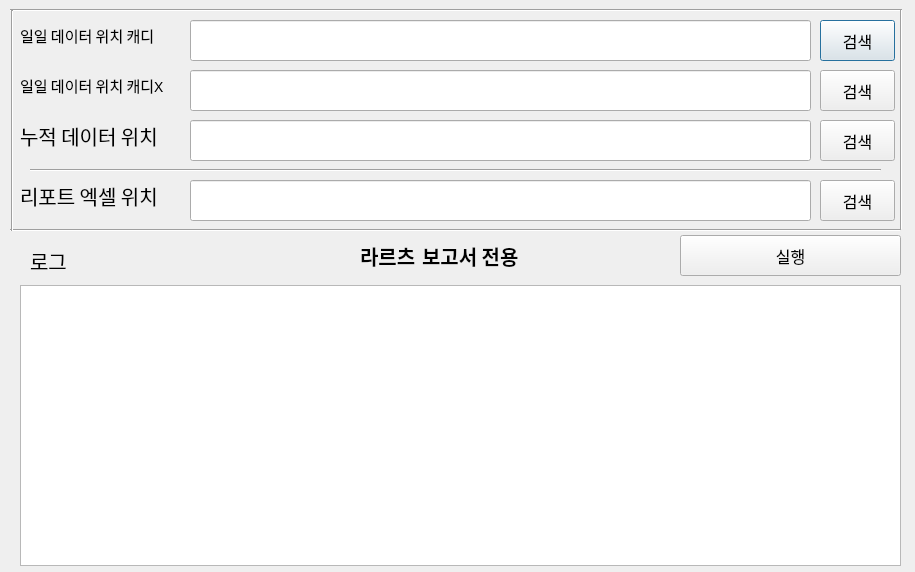
<?xml version="1.0" encoding="UTF-8"?>
<ui version="4.0">
 <class>Dialog</class>
 <widget class="QDialog" name="Dialog">
  <property name="geometry">
   <rect>
    <x>0</x>
    <y>0</y>
    <width>915</width>
    <height>572</height>
   </rect>
  </property>
  <property name="windowTitle">
   <string>Dialog</string>
  </property>
  <widget class="QPushButton" name="btn_search_excel_1">
   <property name="geometry">
    <rect>
     <x>820</x>
     <y>20</y>
     <width>75</width>
     <height>41</height>
    </rect>
   </property>
   <property name="font">
    <font>
     <pointsize>12</pointsize>
    </font>
   </property>
   <property name="text">
    <string>검색</string>
   </property>
  </widget>
  <widget class="QLineEdit" name="lineEdit_excel_1">
   <property name="geometry">
    <rect>
     <x>190</x>
     <y>20</y>
     <width>621</width>
     <height>41</height>
    </rect>
   </property>
   <property name="font">
    <font>
     <pointsize>10</pointsize>
    </font>
   </property>
   <property name="text">
    <string/>
   </property>
  </widget>
  <widget class="QLabel" name="label_1">
   <property name="geometry">
    <rect>
     <x>20</x>
     <y>20</y>
     <width>161</width>
     <height>31</height>
    </rect>
   </property>
   <property name="font">
    <font>
     <family>새굴림</family>
     <pointsize>11</pointsize>
    </font>
   </property>
   <property name="text">
    <string>일일 데이터 위치 캐디</string>
   </property>
  </widget>
  <widget class="Line" name="line">
   <property name="geometry">
    <rect>
     <x>10</x>
     <y>0</y>
     <width>891</width>
     <height>20</height>
    </rect>
   </property>
   <property name="orientation">
    <enum>Qt::Horizontal</enum>
   </property>
  </widget>
  <widget class="QPushButton" name="btn_execute">
   <property name="geometry">
    <rect>
     <x>680</x>
     <y>235</y>
     <width>221</width>
     <height>41</height>
    </rect>
   </property>
   <property name="font">
    <font>
     <pointsize>12</pointsize>
    </font>
   </property>
   <property name="text">
    <string>실행</string>
   </property>
  </widget>
  <widget class="QLabel" name="label_5">
   <property name="geometry">
    <rect>
     <x>30</x>
     <y>245</y>
     <width>91</width>
     <height>31</height>
    </rect>
   </property>
   <property name="font">
    <font>
     <family>새굴림</family>
     <pointsize>15</pointsize>
    </font>
   </property>
   <property name="text">
    <string>로그</string>
   </property>
  </widget>
  <widget class="QTextEdit" name="textEdit_log">
   <property name="geometry">
    <rect>
     <x>20</x>
     <y>285</y>
     <width>881</width>
     <height>281</height>
    </rect>
   </property>
   <property name="html">
    <string>&lt;!DOCTYPE HTML PUBLIC &quot;-//W3C//DTD HTML 4.0//EN&quot; &quot;http://www.w3.org/TR/REC-html40/strict.dtd&quot;&gt;
&lt;html&gt;&lt;head&gt;&lt;meta name=&quot;qrichtext&quot; content=&quot;1&quot; /&gt;&lt;style type=&quot;text/css&quot;&gt;
p, li { white-space: pre-wrap; }
&lt;/style&gt;&lt;/head&gt;&lt;body style=&quot; font-family:'Gulim'; font-size:9pt; font-weight:400; font-style:normal;&quot;&gt;
&lt;p style=&quot;-qt-paragraph-type:empty; margin-top:0px; margin-bottom:0px; margin-left:0px; margin-right:0px; -qt-block-indent:0; text-indent:0px;&quot;&gt;&lt;br /&gt;&lt;/p&gt;&lt;/body&gt;&lt;/html&gt;</string>
   </property>
  </widget>
  <widget class="Line" name="line_9">
   <property name="geometry">
    <rect>
     <x>10</x>
     <y>220</y>
     <width>891</width>
     <height>20</height>
    </rect>
   </property>
   <property name="orientation">
    <enum>Qt::Horizontal</enum>
   </property>
  </widget>
  <widget class="QLabel" name="label_2">
   <property name="geometry">
    <rect>
     <x>20</x>
     <y>70</y>
     <width>161</width>
     <height>31</height>
    </rect>
   </property>
   <property name="font">
    <font>
     <family>새굴림</family>
     <pointsize>11</pointsize>
    </font>
   </property>
   <property name="text">
    <string>일일 데이터 위치 캐디X</string>
   </property>
  </widget>
  <widget class="QPushButton" name="btn_search_excel_2">
   <property name="geometry">
    <rect>
     <x>820</x>
     <y>70</y>
     <width>75</width>
     <height>41</height>
    </rect>
   </property>
   <property name="font">
    <font>
     <pointsize>12</pointsize>
    </font>
   </property>
   <property name="text">
    <string>검색</string>
   </property>
  </widget>
  <widget class="QLineEdit" name="lineEdit_excel_2">
   <property name="geometry">
    <rect>
     <x>190</x>
     <y>70</y>
     <width>621</width>
     <height>41</height>
    </rect>
   </property>
   <property name="font">
    <font>
     <pointsize>10</pointsize>
    </font>
   </property>
   <property name="text">
    <string/>
   </property>
  </widget>
  <widget class="QPushButton" name="btn_search_excel_4">
   <property name="geometry">
    <rect>
     <x>820</x>
     <y>180</y>
     <width>75</width>
     <height>41</height>
    </rect>
   </property>
   <property name="font">
    <font>
     <pointsize>12</pointsize>
    </font>
   </property>
   <property name="text">
    <string>검색</string>
   </property>
  </widget>
  <widget class="QLineEdit" name="lineEdit_excel_4">
   <property name="geometry">
    <rect>
     <x>190</x>
     <y>180</y>
     <width>621</width>
     <height>41</height>
    </rect>
   </property>
   <property name="font">
    <font>
     <pointsize>10</pointsize>
    </font>
   </property>
   <property name="text">
    <string/>
   </property>
  </widget>
  <widget class="QLabel" name="label_4">
   <property name="geometry">
    <rect>
     <x>20</x>
     <y>180</y>
     <width>161</width>
     <height>31</height>
    </rect>
   </property>
   <property name="font">
    <font>
     <family>새굴림</family>
     <pointsize>15</pointsize>
    </font>
   </property>
   <property name="text">
    <string>리포트 엑셀 위치</string>
   </property>
  </widget>
  <widget class="Line" name="line_2">
   <property name="geometry">
    <rect>
     <x>30</x>
     <y>160</y>
     <width>851</width>
     <height>20</height>
    </rect>
   </property>
   <property name="orientation">
    <enum>Qt::Horizontal</enum>
   </property>
  </widget>
  <widget class="Line" name="line_3">
   <property name="geometry">
    <rect>
     <x>2</x>
     <y>10</y>
     <width>21</width>
     <height>221</height>
    </rect>
   </property>
   <property name="orientation">
    <enum>Qt::Vertical</enum>
   </property>
  </widget>
  <widget class="Line" name="line_4">
   <property name="geometry">
    <rect>
     <x>891</x>
     <y>9</y>
     <width>21</width>
     <height>221</height>
    </rect>
   </property>
   <property name="orientation">
    <enum>Qt::Vertical</enum>
   </property>
  </widget>
  <widget class="QLabel" name="label_7">
   <property name="geometry">
    <rect>
     <x>422</x>
     <y>240</y>
     <width>121</width>
     <height>31</height>
    </rect>
   </property>
   <property name="font">
    <font>
     <family>나눔스퀘어라운드 Bold</family>
     <pointsize>15</pointsize>
     <weight>75</weight>
     <bold>true</bold>
    </font>
   </property>
   <property name="text">
    <string>보고서 전용</string>
   </property>
   <property name="alignment">
    <set>Qt::AlignLeading|Qt::AlignLeft|Qt::AlignVCenter</set>
   </property>
  </widget>
  <widget class="QLabel" name="label_6">
   <property name="geometry">
    <rect>
     <x>360</x>
     <y>240</y>
     <width>61</width>
     <height>31</height>
    </rect>
   </property>
   <property name="font">
    <font>
     <family>나눔스퀘어라운드 ExtraBold</family>
     <pointsize>15</pointsize>
     <weight>75</weight>
     <bold>true</bold>
    </font>
   </property>
   <property name="text">
    <string>라르츠</string>
   </property>
   <property name="alignment">
    <set>Qt::AlignLeading|Qt::AlignLeft|Qt::AlignVCenter</set>
   </property>
  </widget>
  <widget class="QLabel" name="label_3">
   <property name="geometry">
    <rect>
     <x>20</x>
     <y>120</y>
     <width>161</width>
     <height>31</height>
    </rect>
   </property>
   <property name="font">
    <font>
     <family>새굴림</family>
     <pointsize>15</pointsize>
    </font>
   </property>
   <property name="text">
    <string>누적 데이터 위치</string>
   </property>
  </widget>
  <widget class="QPushButton" name="btn_search_excel_3">
   <property name="geometry">
    <rect>
     <x>820</x>
     <y>120</y>
     <width>75</width>
     <height>41</height>
    </rect>
   </property>
   <property name="font">
    <font>
     <pointsize>12</pointsize>
    </font>
   </property>
   <property name="text">
    <string>검색</string>
   </property>
  </widget>
  <widget class="QLineEdit" name="lineEdit_excel_3">
   <property name="geometry">
    <rect>
     <x>190</x>
     <y>120</y>
     <width>621</width>
     <height>41</height>
    </rect>
   </property>
   <property name="font">
    <font>
     <pointsize>10</pointsize>
    </font>
   </property>
   <property name="text">
    <string/>
   </property>
  </widget>
 </widget>
 <resources/>
 <connections/>
</ui>
